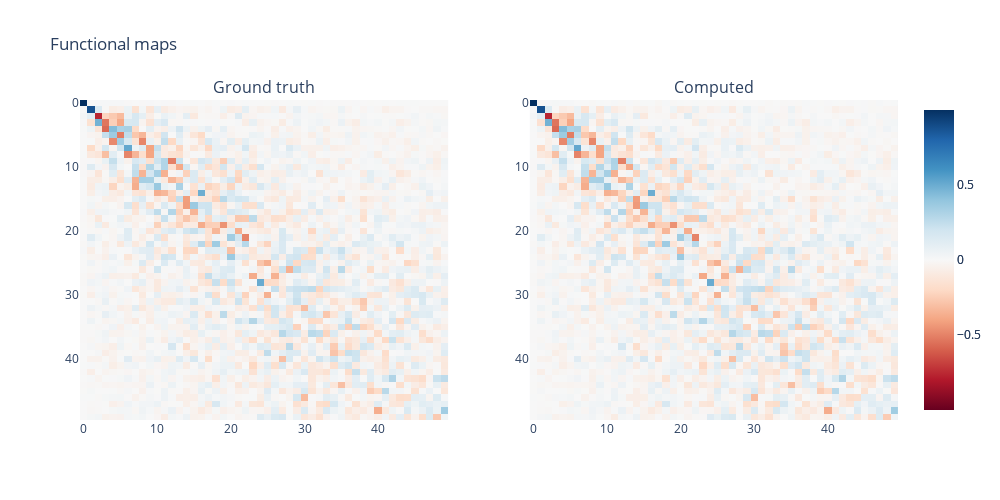

The notebook cell this image was saved under:
### Code cell
# plot the Cs
mm = max( (np.abs(fm_model.C).max(), np.abs(fm_model.Cgt).max()))
fig_C = make_subplots(rows=1, cols=2, subplot_titles=("Ground truth", "Computed"))
fig_C.add_trace(go.Heatmap(z=fm_model.Cgt, colorscale='RDBu'), row=1, col=1)
fig_C.add_trace(go.Heatmap(z=fm_model.C, colorscale='RDBu'), row=1, col=2)
fig_C.update_layout(title_text="Functional maps", scene=dict(aspectmode="data"), autosize=False, width=1000, height=500)
fig_C.update_traces(zmin=-mm, zmax=mm)
fig_C.update_yaxes(autorange="reversed")

### Figure 1 — Plotly figure (JSON) as saved in the notebook; plotly's stock layout.template omitted (floating-point values rounded to 4 significant figures; data arrays with more than 128 entries replaced by an {"elided": "..."} marker saying what was removed)
{"data": [{"colorscale": [[0, "rgb(103,0,31)"], [0.1, "rgb(178,24,43)"], [0.2, "rgb(214,96,77)"], [0.3, "rgb(244,165,130)"], [0.4, "rgb(253,219,199)"], [0.5, "rgb(247,247,247)"], [0.6, "rgb(209,229,240)"], [0.7, "rgb(146,197,222)"], [0.8, "rgb(67,147,195)"], [0.9, "rgb(33,102,172)"], [1, "rgb(5,48,97)"]], "type": "heatmap", "xaxis": "x", "yaxis": "y", "z": {"elided": "50x50 float values"}, "zmax": 0.9987, "zmin": -0.9987}, {"colorscale": [[0, "rgb(103,0,31)"], [0.1, "rgb(178,24,43)"], [0.2, "rgb(214,96,77)"], [0.3, "rgb(244,165,130)"], [0.4, "rgb(253,219,199)"], [0.5, "rgb(247,247,247)"], [0.6, "rgb(209,229,240)"], [0.7, "rgb(146,197,222)"], [0.8, "rgb(67,147,195)"], [0.9, "rgb(33,102,172)"], [1, "rgb(5,48,97)"]], "type": "heatmap", "xaxis": "x2", "yaxis": "y2", "z": {"elided": "50x50 float values"}, "zmax": 0.9987, "zmin": -0.9987}], "layout": {"annotations": [{"font": {"size": 16}, "showarrow": false, "text": "Ground truth", "x": 0.225, "xanchor": "center", "xref": "paper", "y": 1, "yanchor": "bottom", "yref": "paper"}, {"font": {"size": 16}, "showarrow": false, "text": "Computed", "x": 0.775, "xanchor": "center", "xref": "paper", "y": 1, "yanchor": "bottom", "yref": "paper"}], "autosize": false, "height": 500, "scene": {"aspectmode": "data"}, "title": {"text": "Functional maps"}, "width": 1000, "xaxis": {"anchor": "y", "domain": [0, 0.45]}, "xaxis2": {"anchor": "y2", "domain": [0.55, 1]}, "yaxis": {"anchor": "x", "autorange": "reversed", "domain": [0, 1]}, "yaxis2": {"anchor": "x2", "autorange": "reversed", "domain": [0, 1]}}}
